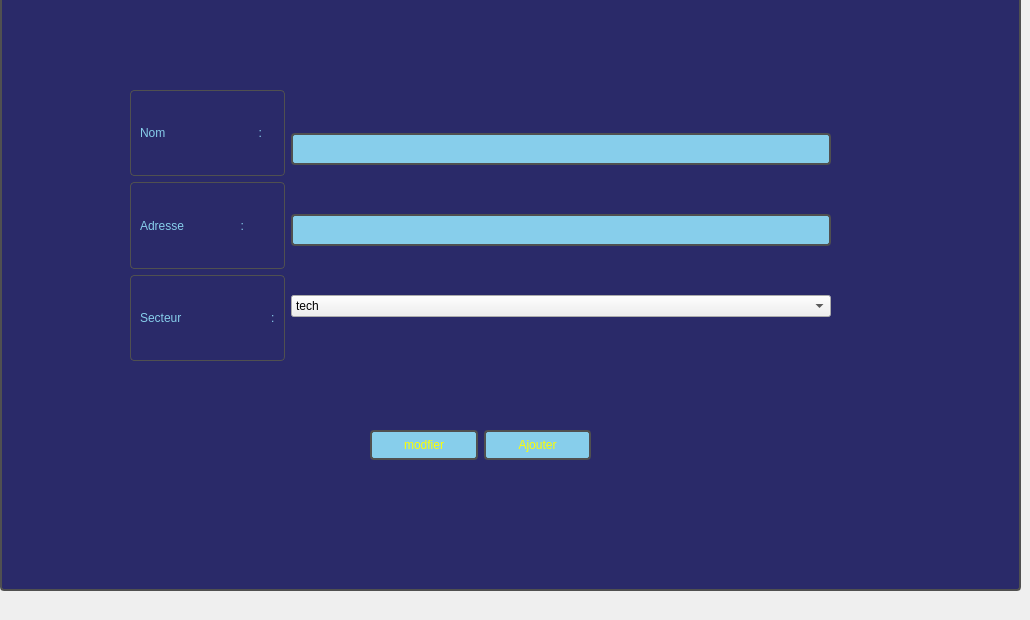
      <widget class="QWidget" name="Ajouter_3">
       <property name="accessibleName">
        <string/>
       </property>
       <attribute name="title">
        <string>Ajouter et modifier</string>
       </attribute>
       <widget class="QGroupBox" name="groupBox_Ajouter_3">
        <property name="geometry">
         <rect>
          <x>0</x>
          <y>-20</y>
          <width>1021</width>
          <height>611</height>
         </rect>
        </property>
        <property name="styleSheet">
         <string notr="true">QGroupBox {
    border: 2px solid rgb(80, 80, 80); /* Dark grey: R: 80, G: 80, B: 80 */
    border-radius: 4px;
    margin-top: 10px; /* Adjust margin as needed */
    background-color: #2a2a69; /* Darker shade of blue for background */
}

/* Title color */
QGroupBox::title {
    subcontrol-origin: margin;
    padding: 0 3px;
    color: #87CEEB; /* Light blue: R: 135, G: 206, B: 235 */
}

/* Hover effect */
QGroupBox:hover {
    border: 2px solid #abdbe3; /* Change border color on hover */
}

/* Disabled state */
QGroupBox:disabled {
    border: 2px solid #a9a9a9; /* Dark grey border for disabled state */
}

/* Disabled title color */
QGroupBox:disabled::title {
    color: #d3d3d3; /* Light grey for disabled title */
}
</string>
        </property>
        <property name="title">
         <string>Ajouter un employé</string>
        </property>
        <widget class="QWidget" name="layoutWidget_9">
         <property name="geometry">
          <rect>
           <x>130</x>
           <y>110</y>
           <width>701</width>
           <height>271</height>
          </rect>
         </property>
         <layout class="QHBoxLayout" name="horizontalLayout_9">
          <item>
           <layout class="QVBoxLayout" name="verticalLayout_5">
            <item>
             <widget class="QLabel" name="label_prenom_9">
              <property name="styleSheet">
               <string notr="true">QLabel {
    color: #87CEEB; /* Light blue: R: 135, G: 206, B: 235 */
    border: 1px solid rgb(80, 80, 80); /* Dark grey: R: 80, G: 80, B: 80 */
    padding: 6px; /* Adjust padding as needed */
    border-radius: 4px;
    background-color: #2a2a69; /* Darker shade of blue for background */
}

/* Hover effect */
QLabel:hover {
    background-color: #1a1a49; /* Dark blue on hover */
}

/* Disabled state */
QLabel:disabled {
    color: #d3d3d3; /* Light grey for disabled state */
    border: 1px solid #a9a9a9; /* Dark grey border for disabled state */
    background-color: transparent; /* Transparent background for disabled state */
}
</string>
              </property>
              <property name="text">
               <string>Nom                            :</string>
              </property>
             </widget>
            </item>
            <item>
             <widget class="QLabel" name="label_prenom_10">
              <property name="styleSheet">
               <string notr="true">QLabel {
    color: #87CEEB; /* Light blue: R: 135, G: 206, B: 235 */
    border: 1px solid rgb(80, 80, 80); /* Dark grey: R: 80, G: 80, B: 80 */
    padding: 6px; /* Adjust padding as needed */
    border-radius: 4px;
    background-color: #2a2a69; /* Darker shade of blue for background */
}

/* Hover effect */
QLabel:hover {
    background-color: #1a1a49; /* Dark blue on hover */
}

/* Disabled state */
QLabel:disabled {
    color: #d3d3d3; /* Light grey for disabled state */
    border: 1px solid #a9a9a9; /* Dark grey border for disabled state */
    background-color: transparent; /* Transparent background for disabled state */
}
</string>
              </property>
              <property name="text">
               <string>Adresse                 :</string>
              </property>
             </widget>
            </item>
            <item>
             <widget class="QLabel" name="label_addresse_5">
              <property name="styleSheet">
               <string notr="true">QLabel {
    color: #87CEEB; /* Light blue: R: 135, G: 206, B: 235 */
    border: 1px solid rgb(80, 80, 80); /* Dark grey: R: 80, G: 80, B: 80 */
    padding: 6px; /* Adjust padding as needed */
    border-radius: 4px;
    background-color: #2a2a69; /* Darker shade of blue for background */
}

/* Hover effect */
QLabel:hover {
    background-color: #1a1a49; /* Dark blue on hover */
}

/* Disabled state */
QLabel:disabled {
    color: #d3d3d3; /* Light grey for disabled state */
    border: 1px solid #a9a9a9; /* Dark grey border for disabled state */
    background-color: transparent; /* Transparent background for disabled state */
}
</string>
              </property>
              <property name="text">
               <string>Secteur                           :</string>
              </property>
             </widget>
            </item>
           </layout>
          </item>
          <item>
           <layout class="QVBoxLayout" name="verticalLayout_6">
            <item>
             <widget class="QLineEdit" name="nome">
              <property name="styleSheet">
               <string notr="true">QLineEdit {
    background-color: #87CEEB; /* Light blue: R: 135, G: 206, B: 235 */
    border: 2px solid rgb(80, 80, 80); /* Dark grey: R: 80, G: 80, B: 80 */
    color: rgb(255, 255, 0);
    padding: 6px; /* Adjust padding as needed */
    border-radius: 4px;
}

/* Placeholder text color */
QLineEdit::placeholder {
    color: rgba(255, 255, 255, 0.7);
}

/* Border and background color on focus */
QLineEdit:focus {
    border: 2px solid #abdbe3; /* Change color on focus */
    background-color: #2a2a69; /* Change background color on focus */
}
</string>
              </property>
             </widget>
            </item>
            <item>
             <widget class="QLineEdit" name="adressee">
              <property name="styleSheet">
               <string notr="true">QLineEdit {
    background-color: #87CEEB; /* Light blue: R: 135, G: 206, B: 235 */
    border: 2px solid rgb(80, 80, 80); /* Dark grey: R: 80, G: 80, B: 80 */
    color: rgb(255, 255, 0);
    padding: 6px; /* Adjust padding as needed */
    border-radius: 4px;
}

/* Placeholder text color */
QLineEdit::placeholder {
    color: rgba(255, 255, 255, 0.7);
}

/* Border and background color on focus */
QLineEdit:focus {
    border: 2px solid #abdbe3; /* Change color on focus */
    background-color: #2a2a69; /* Change background color on focus */
}
</string>
              </property>
             </widget>
            </item>
            <item>
             <widget class="QComboBox" name="secteure">
              <item>
               <property name="text">
                <string>tech</string>
               </property>
              </item>
              <item>
               <property name="text">
                <string>argicole</string>
               </property>
              </item>
              <item>
               <property name="text">
                <string>transport</string>
               </property>
              </item>
              <item>
               <property name="text">
                <string>autre</string>
               </property>
              </item>
             </widget>
            </item>
           </layout>
          </item>
         </layout>
        </widget>
        <widget class="QWidget" name="layoutWidget_10">
         <property name="geometry">
          <rect>
           <x>370</x>
           <y>440</y>
           <width>221</width>
           <height>51</height>
          </rect>
         </property>
         <layout class="QHBoxLayout" name="horizontalLayout_10">
          <item>
           <widget class="QPushButton" name="modifier_6">
            <property name="styleSheet">
             <string notr="true">QPushButton {
    background-color: #87CEEB; /* Light blue: R: 135, G: 206, B: 235 */
    border: 2px solid rgb(80, 80, 80); /* Dark grey: R: 80, G: 80, B: 80 */
    color: rgb(255, 255, 0);
    padding: 6px 12px; /* Adjust padding as needed */
    border-radius: 4px;
}

/* Hover effect */
QPushButton:hover {
    background-color: #add8e6; /* Lighter shade of blue on hover */
}

/* Pressed effect */
QPushButton:pressed {
    background-color: #5F9EA0; /* Darker shade of blue on press */
}

/* Disabled state */
QPushButton:disabled {
    background-color: #d3d3d3; /* Light grey for disabled state */
    border: 2px solid #a9a9a9; /* Dark grey border for disabled state */
    color: #696969; /* Dark grey text for disabled state */
}
</string>
            </property>
            <property name="text">
             <string>modfier</string>
            </property>
           </widget>
          </item>
          <item>
           <widget class="QPushButton" name="ajouter_3">
            <property name="styleSheet">
             <string notr="true">QPushButton {
    background-color: #87CEEB; /* Light blue: R: 135, G: 206, B: 235 */
    border: 2px solid rgb(80, 80, 80); /* Dark grey: R: 80, G: 80, B: 80 */
    color: rgb(255, 255, 0);
    padding: 6px 12px; /* Adjust padding as needed */
    border-radius: 4px;
}

/* Hover effect */
QPushButton:hover {
    background-color: #add8e6; /* Lighter shade of blue on hover */
}

/* Pressed effect */
QPushButton:pressed {
    background-color: #5F9EA0; /* Darker shade of blue on press */
}

/* Disabled state */
QPushButton:disabled {
    background-color: #d3d3d3; /* Light grey for disabled state */
    border: 2px solid #a9a9a9; /* Dark grey border for disabled state */
    color: #696969; /* Dark grey text for disabled state */
}
</string>
            </property>
            <property name="text">
             <string>Ajouter</string>
            </property>
           </widget>
          </item>
         </layout>
        </widget>
       </widget>
      </widget>
